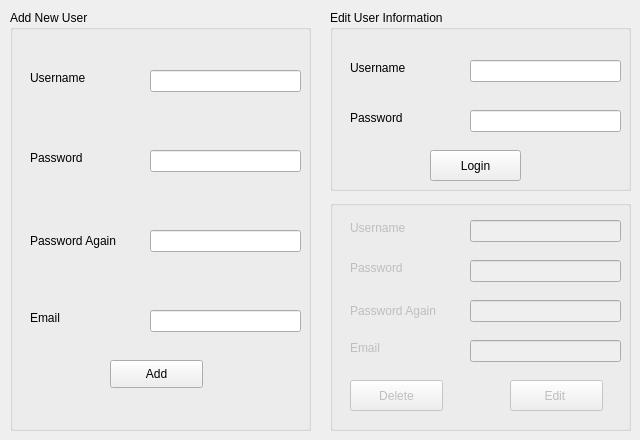
    <widget class="QWidget" name="tab_3">
     <attribute name="title">
      <string>Page</string>
     </attribute>
     <widget class="QGroupBox" name="groupBox">
      <property name="geometry">
       <rect>
        <x>10</x>
        <y>10</y>
        <width>301</width>
        <height>421</height>
       </rect>
      </property>
      <property name="title">
       <string>Add New User</string>
      </property>
      <widget class="QLabel" name="label_15">
       <property name="geometry">
        <rect>
         <x>20</x>
         <y>60</y>
         <width>71</width>
         <height>16</height>
        </rect>
       </property>
       <property name="font">
        <font>
         <pointsize>9</pointsize>
        </font>
       </property>
       <property name="text">
        <string>Username</string>
       </property>
      </widget>
      <widget class="QLabel" name="label_23">
       <property name="geometry">
        <rect>
         <x>20</x>
         <y>140</y>
         <width>61</width>
         <height>16</height>
        </rect>
       </property>
       <property name="font">
        <font>
         <pointsize>9</pointsize>
        </font>
       </property>
       <property name="text">
        <string>Password</string>
       </property>
      </widget>
      <widget class="QLabel" name="label_24">
       <property name="geometry">
        <rect>
         <x>20</x>
         <y>220</y>
         <width>111</width>
         <height>21</height>
        </rect>
       </property>
       <property name="font">
        <font>
         <pointsize>9</pointsize>
        </font>
       </property>
       <property name="text">
        <string>Password Again</string>
       </property>
      </widget>
      <widget class="QLabel" name="label_25">
       <property name="geometry">
        <rect>
         <x>20</x>
         <y>300</y>
         <width>41</width>
         <height>16</height>
        </rect>
       </property>
       <property name="font">
        <font>
         <pointsize>9</pointsize>
        </font>
       </property>
       <property name="text">
        <string>Email</string>
       </property>
      </widget>
      <widget class="QLineEdit" name="lineEdit_14">
       <property name="geometry">
        <rect>
         <x>140</x>
         <y>60</y>
         <width>151</width>
         <height>22</height>
        </rect>
       </property>
      </widget>
      <widget class="QLineEdit" name="lineEdit_15">
       <property name="geometry">
        <rect>
         <x>140</x>
         <y>140</y>
         <width>151</width>
         <height>22</height>
        </rect>
       </property>
       <property name="echoMode">
        <enum>QLineEdit::Password</enum>
       </property>
      </widget>
      <widget class="QLineEdit" name="lineEdit_16">
       <property name="geometry">
        <rect>
         <x>140</x>
         <y>220</y>
         <width>151</width>
         <height>22</height>
        </rect>
       </property>
       <property name="inputMask">
        <string/>
       </property>
       <property name="echoMode">
        <enum>QLineEdit::Password</enum>
       </property>
      </widget>
      <widget class="QLineEdit" name="lineEdit_17">
       <property name="geometry">
        <rect>
         <x>140</x>
         <y>300</y>
         <width>151</width>
         <height>22</height>
        </rect>
       </property>
      </widget>
      <widget class="QPushButton" name="pushButton_12">
       <property name="geometry">
        <rect>
         <x>100</x>
         <y>350</y>
         <width>93</width>
         <height>28</height>
        </rect>
       </property>
       <property name="text">
        <string>Add</string>
       </property>
      </widget>
     </widget>
     <widget class="QGroupBox" name="groupBox_4">
      <property name="geometry">
       <rect>
        <x>330</x>
        <y>10</y>
        <width>301</width>
        <height>181</height>
       </rect>
      </property>
      <property name="title">
       <string>Edit User Information</string>
      </property>
      <widget class="QLabel" name="label_38">
       <property name="geometry">
        <rect>
         <x>20</x>
         <y>100</y>
         <width>61</width>
         <height>16</height>
        </rect>
       </property>
       <property name="font">
        <font>
         <pointsize>9</pointsize>
        </font>
       </property>
       <property name="text">
        <string>Password</string>
       </property>
      </widget>
      <widget class="QLineEdit" name="lineEdit_30">
       <property name="geometry">
        <rect>
         <x>140</x>
         <y>100</y>
         <width>151</width>
         <height>22</height>
        </rect>
       </property>
       <property name="text">
        <string/>
       </property>
       <property name="echoMode">
        <enum>QLineEdit::Password</enum>
       </property>
      </widget>
      <widget class="QLineEdit" name="lineEdit_31">
       <property name="geometry">
        <rect>
         <x>140</x>
         <y>50</y>
         <width>151</width>
         <height>22</height>
        </rect>
       </property>
       <property name="text">
        <string/>
       </property>
      </widget>
      <widget class="QLabel" name="label_39">
       <property name="geometry">
        <rect>
         <x>20</x>
         <y>50</y>
         <width>71</width>
         <height>16</height>
        </rect>
       </property>
       <property name="font">
        <font>
         <pointsize>9</pointsize>
        </font>
       </property>
       <property name="text">
        <string>Username</string>
       </property>
      </widget>
      <widget class="QPushButton" name="pushButton_16">
       <property name="geometry">
        <rect>
         <x>100</x>
         <y>140</y>
         <width>91</width>
         <height>31</height>
        </rect>
       </property>
       <property name="text">
        <string>Login</string>
       </property>
      </widget>
     </widget>
     <widget class="QGroupBox" name="groupBox_5">
      <property name="enabled">
       <bool>false</bool>
      </property>
      <property name="geometry">
       <rect>
        <x>330</x>
        <y>200</y>
        <width>301</width>
        <height>231</height>
       </rect>
      </property>
      <property name="title">
       <string/>
      </property>
      <widget class="QPushButton" name="pushButton_15">
       <property name="geometry">
        <rect>
         <x>180</x>
         <y>180</y>
         <width>93</width>
         <height>31</height>
        </rect>
       </property>
       <property name="text">
        <string>Edit </string>
       </property>
      </widget>
      <widget class="QLineEdit" name="lineEdit_29">
       <property name="geometry">
        <rect>
         <x>140</x>
         <y>140</y>
         <width>151</width>
         <height>22</height>
        </rect>
       </property>
       <property name="text">
        <string/>
       </property>
      </widget>
      <widget class="QLineEdit" name="lineEdit_28">
       <property name="geometry">
        <rect>
         <x>140</x>
         <y>100</y>
         <width>151</width>
         <height>22</height>
        </rect>
       </property>
       <property name="text">
        <string/>
       </property>
       <property name="echoMode">
        <enum>QLineEdit::Password</enum>
       </property>
      </widget>
      <widget class="QLabel" name="label_37">
       <property name="geometry">
        <rect>
         <x>20</x>
         <y>140</y>
         <width>41</width>
         <height>16</height>
        </rect>
       </property>
       <property name="font">
        <font>
         <pointsize>9</pointsize>
        </font>
       </property>
       <property name="text">
        <string>Email</string>
       </property>
      </widget>
      <widget class="QLabel" name="label_34">
       <property name="geometry">
        <rect>
         <x>20</x>
         <y>20</y>
         <width>71</width>
         <height>16</height>
        </rect>
       </property>
       <property name="font">
        <font>
         <pointsize>9</pointsize>
        </font>
       </property>
       <property name="text">
        <string>Username</string>
       </property>
      </widget>
      <widget class="QLineEdit" name="lineEdit_26">
       <property name="geometry">
        <rect>
         <x>140</x>
         <y>20</y>
         <width>151</width>
         <height>22</height>
        </rect>
       </property>
       <property name="text">
        <string/>
       </property>
      </widget>
      <widget class="QLabel" name="label_35">
       <property name="geometry">
        <rect>
         <x>20</x>
         <y>60</y>
         <width>61</width>
         <height>16</height>
        </rect>
       </property>
       <property name="font">
        <font>
         <pointsize>9</pointsize>
        </font>
       </property>
       <property name="text">
        <string>Password</string>
       </property>
      </widget>
      <widget class="QLineEdit" name="lineEdit_27">
       <property name="geometry">
        <rect>
         <x>140</x>
         <y>60</y>
         <width>151</width>
         <height>22</height>
        </rect>
       </property>
       <property name="text">
        <string/>
       </property>
       <property name="echoMode">
        <enum>QLineEdit::Password</enum>
       </property>
      </widget>
      <widget class="QLabel" name="label_36">
       <property name="geometry">
        <rect>
         <x>20</x>
         <y>100</y>
         <width>111</width>
         <height>21</height>
        </rect>
       </property>
       <property name="font">
        <font>
         <pointsize>9</pointsize>
        </font>
       </property>
       <property name="text">
        <string>Password Again</string>
       </property>
      </widget>
      <widget class="QPushButton" name="pushButton_23">
       <property name="geometry">
        <rect>
         <x>20</x>
         <y>180</y>
         <width>93</width>
         <height>31</height>
        </rect>
       </property>
       <property name="text">
        <string>Delete</string>
       </property>
      </widget>
     </widget>
    </widget>
